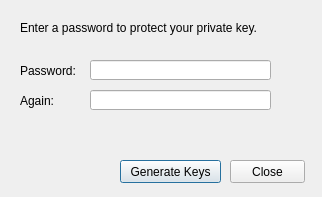
<?xml version="1.0" encoding="UTF-8"?>
<ui version="4.0">
 <class>NewKeysWindow</class>
 <widget class="QDialog" name="NewKeysWindow">
  <property name="geometry">
   <rect>
    <x>0</x>
    <y>0</y>
    <width>322</width>
    <height>197</height>
   </rect>
  </property>
  <property name="windowTitle">
   <string>Create Keys</string>
  </property>
  <widget class="QLabel" name="label">
   <property name="geometry">
    <rect>
     <x>20</x>
     <y>20</y>
     <width>271</width>
     <height>16</height>
    </rect>
   </property>
   <property name="text">
    <string>Enter a password to protect your private key.</string>
   </property>
  </widget>
  <widget class="QLineEdit" name="lineEditPassword">
   <property name="geometry">
    <rect>
     <x>90</x>
     <y>60</y>
     <width>181</width>
     <height>20</height>
    </rect>
   </property>
  </widget>
  <widget class="QLineEdit" name="lineEditPasswordAgain">
   <property name="geometry">
    <rect>
     <x>90</x>
     <y>90</y>
     <width>181</width>
     <height>20</height>
    </rect>
   </property>
  </widget>
  <widget class="QLabel" name="label_2">
   <property name="geometry">
    <rect>
     <x>20</x>
     <y>60</y>
     <width>61</width>
     <height>21</height>
    </rect>
   </property>
   <property name="text">
    <string>Password:</string>
   </property>
  </widget>
  <widget class="QLabel" name="label_3">
   <property name="geometry">
    <rect>
     <x>20</x>
     <y>90</y>
     <width>41</width>
     <height>21</height>
    </rect>
   </property>
   <property name="text">
    <string>Again:</string>
   </property>
  </widget>
  <widget class="QLabel" name="labelTopIcon">
   <property name="geometry">
    <rect>
     <x>280</x>
     <y>60</y>
     <width>21</width>
     <height>21</height>
    </rect>
   </property>
   <property name="text">
    <string/>
   </property>
  </widget>
  <widget class="QLabel" name="labelBottomIcon">
   <property name="geometry">
    <rect>
     <x>280</x>
     <y>90</y>
     <width>21</width>
     <height>21</height>
    </rect>
   </property>
   <property name="text">
    <string/>
   </property>
  </widget>
  <widget class="QPushButton" name="buttonGenerateKeys">
   <property name="geometry">
    <rect>
     <x>120</x>
     <y>160</y>
     <width>101</width>
     <height>23</height>
    </rect>
   </property>
   <property name="text">
    <string>Generate Keys</string>
   </property>
  </widget>
  <widget class="QPushButton" name="buttonClose">
   <property name="geometry">
    <rect>
     <x>230</x>
     <y>160</y>
     <width>75</width>
     <height>23</height>
    </rect>
   </property>
   <property name="text">
    <string>Close</string>
   </property>
  </widget>
  <widget class="QLabel" name="labelMessage">
   <property name="geometry">
    <rect>
     <x>10</x>
     <y>130</y>
     <width>301</width>
     <height>16</height>
    </rect>
   </property>
   <property name="text">
    <string/>
   </property>
  </widget>
 </widget>
 <resources/>
 <connections/>
</ui>
